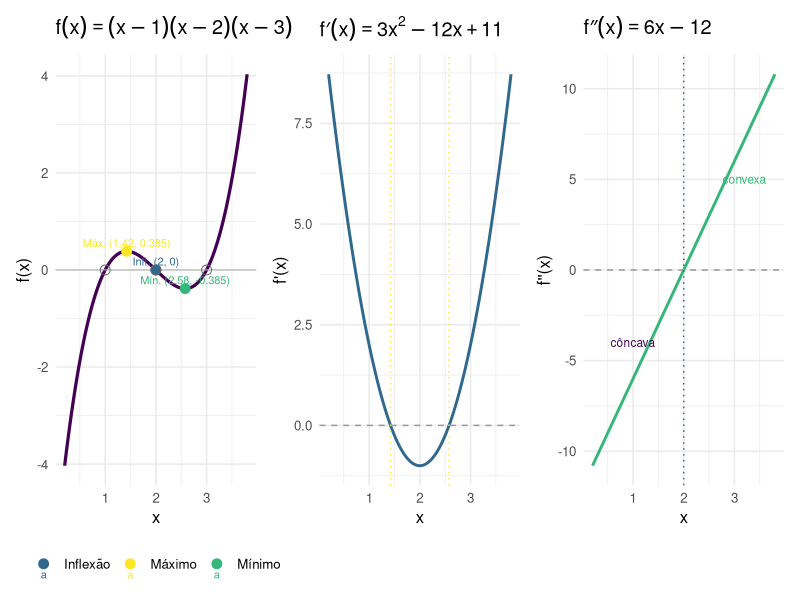
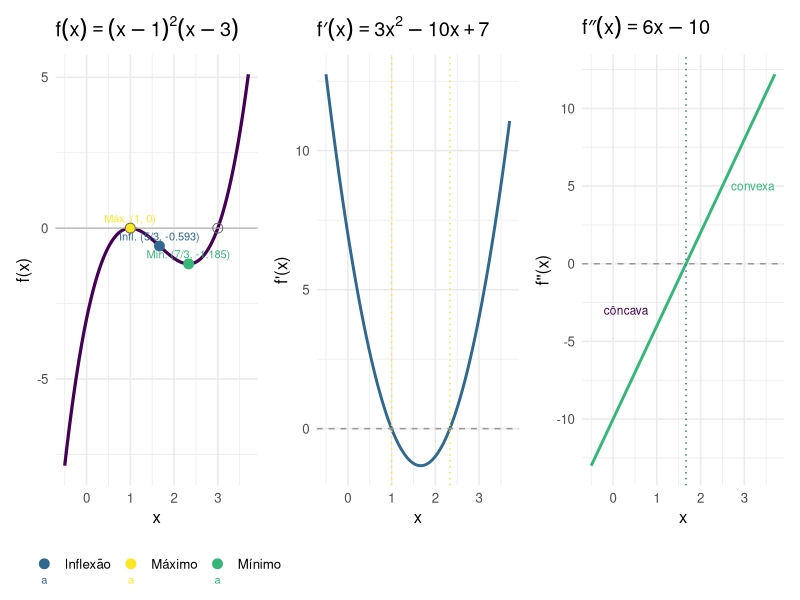
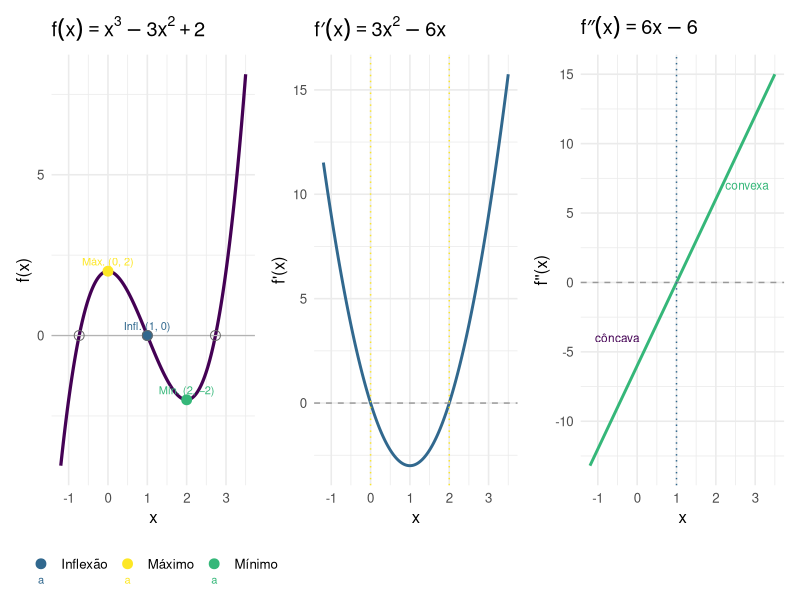

These figures' R source, in order:
## ---- chunk 1
#| label: fig-teste1-q3
#| fig-cap: "Análise completa de $f(x) = (x-1)(x-2)(x-3)$: máximo local, mínimo local, ponto de inflexão e zeros."
#| fig-align: center
#| fig-width: 10
#| fig-height: 3.8

library(ggplot2)
library(patchwork)

base_t <- theme_minimal(base_size = 12)

x  <- seq(0.2, 3.8, length.out = 400)
x1 <- 2 - sqrt(3)/3
x2 <- 2 + sqrt(3)/3
f  <- function(x) (x-1)*(x-2)*(x-3)
fp <- function(x) 3*x^2 - 12*x + 11
fpp<- function(x) 6*x - 12

df <- data.frame(x = x, y = f(x), yp = fp(x), ypp = fpp(x))

criticos <- data.frame(
  x     = c(x1, 2, x2),
  y     = c(f(x1), 0, f(x2)),
  label = c(sprintf("Máx. (%.2f, %.3f)", x1, f(x1)),
            "Infl. (2, 0)",
            sprintf("Mín. (%.2f, %.3f)", x2, f(x2))),
  tipo  = c("Máximo", "Inflexão", "Mínimo")
)

zeros <- data.frame(x = c(1, 2, 3), y = 0,
                    label = c("x=1","x=2","x=3"))

p1 <- ggplot(df, aes(x, y)) +
  geom_line(color = "#440154", linewidth = 1.1) +
  geom_hline(yintercept = 0, color = "gray70", linewidth = 0.4) +
  geom_point(data = criticos, aes(x, y, color = tipo), size = 3) +
  geom_text(data = criticos, aes(x, y + 0.04, label = label, color = tipo),
            size = 2.8, vjust = -0.3) +
  geom_point(data = zeros, aes(x, y), shape = 1, size = 3, color = "gray40") +
  scale_color_manual(values = c("Máximo" = "#FDE725",
                                 "Inflexão" = "#31688e",
                                 "Mínimo" = "#35b779")) +
  labs(title = expression(f(x) == (x-1)(x-2)(x-3)),
       x = "x", y = "f(x)", color = NULL) +
  theme_minimal(base_size = 12) +
  theme(legend.position = "bottom")

p2 <- ggplot(df, aes(x, yp)) +
  geom_line(color = "#31688e", linewidth = 1) +
  geom_hline(yintercept = 0, linetype = "dashed", color = "gray60") +
  geom_vline(xintercept = c(x1, x2), linetype = "dotted", color = "#FDE725") +
  labs(title = expression(f*minute(x) == 3*x^2 - 12*x + 11),
       x = "x", y = "f'(x)") + base_t

p3 <- ggplot(df, aes(x, ypp)) +
  geom_line(color = "#35b779", linewidth = 1) +
  geom_hline(yintercept = 0, linetype = "dashed", color = "gray60") +
  geom_vline(xintercept = 2, linetype = "dotted", color = "#31688e") +
  annotate("text", x = 1.0, y = -4, label = "côncava", color = "#440154", size = 3) +
  annotate("text", x = 3.2, y = 5,  label = "convexa", color = "#35b779", size = 3) +
  labs(title = expression(f*second(x) == 6*x - 12),
       x = "x", y = "f''(x)") + base_t

p1 + p2 + p3
## ---- chunk 2
#| label: fig-teste1-2025-q3
#| fig-cap: "Análise completa de $f(x) = (x-1)^2(x-3)$: máximo local em $x=1$ (raiz dupla — a curva tangencia o eixo), mínimo local em $x=7/3$ e ponto de inflexão em $x=5/3$."
#| fig-align: center
#| fig-width: 10
#| fig-height: 3.8

library(ggplot2)
library(patchwork)

base_t <- theme_minimal(base_size = 12)

x   <- seq(-0.5, 3.7, length.out = 400)
f   <- function(x) (x-1)^2*(x-3)
fp  <- function(x) 3*x^2 - 10*x + 7
fpp <- function(x) 6*x - 10

df <- data.frame(x = x, y = f(x), yp = fp(x), ypp = fpp(x))

criticos <- data.frame(
  x     = c(1, 5/3, 7/3),
  y     = c(f(1), f(5/3), f(7/3)),
  label = c("Máx. (1, 0)",
            sprintf("Infl. (5/3, %.3f)", f(5/3)),
            sprintf("Mín. (7/3, %.3f)", f(7/3))),
  tipo  = c("Máximo", "Inflexão", "Mínimo")
)

zeros_df <- data.frame(x = c(1, 3), y = 0)

p1 <- ggplot(df, aes(x, y)) +
  geom_line(color = "#440154", linewidth = 1.1) +
  geom_hline(yintercept = 0, color = "gray70", linewidth = 0.4) +
  geom_point(data = criticos, aes(x, y, color = tipo), size = 3) +
  geom_text(data = criticos, aes(x, y, label = label, color = tipo),
            size = 2.8, vjust = -0.7) +
  geom_point(data = zeros_df, aes(x, y), shape = 1, size = 3, color = "gray40") +
  scale_color_manual(values = c("Máximo" = "#FDE725",
                                 "Inflexão" = "#31688e",
                                 "Mínimo" = "#35b779")) +
  labs(title = expression(f(x) == (x-1)^2*(x-3)),
       x = "x", y = "f(x)", color = NULL) +
  theme_minimal(base_size = 12) +
  theme(legend.position = "bottom")

p2 <- ggplot(df, aes(x, yp)) +
  geom_line(color = "#31688e", linewidth = 1) +
  geom_hline(yintercept = 0, linetype = "dashed", color = "gray60") +
  geom_vline(xintercept = c(1, 7/3), linetype = "dotted", color = "#FDE725") +
  labs(title = expression(f*minute(x) == 3*x^2 - 10*x + 7),
       x = "x", y = "f'(x)") + base_t

p3 <- ggplot(df, aes(x, ypp)) +
  geom_line(color = "#35b779", linewidth = 1) +
  geom_hline(yintercept = 0, linetype = "dashed", color = "gray60") +
  geom_vline(xintercept = 5/3, linetype = "dotted", color = "#31688e") +
  annotate("text", x = 0.3, y = -3, label = "côncava", color = "#440154", size = 3) +
  annotate("text", x = 3.2, y = 5, label = "convexa", color = "#35b779", size = 3) +
  labs(title = expression(f*second(x) == 6*x - 10),
       x = "x", y = "f''(x)") + base_t

p1 + p2 + p3
## ---- chunk 3
#| label: fig-teste2026-q3
#| fig-cap: "Análise completa de $f(x) = x^3 - 3x^2 + 2$: máximo local, mínimo local, ponto de inflexão e zeros."
#| fig-align: center
#| fig-width: 10
#| fig-height: 3.8

library(ggplot2)
library(patchwork)

base_t <- theme_minimal(base_size = 12)

x   <- seq(-1.2, 3.5, length.out = 400)
f   <- function(x) x^3 - 3*x^2 + 2
fp  <- function(x) 3*x^2 - 6*x
fpp <- function(x) 6*x - 6

df <- data.frame(x = x, y = f(x), yp = fp(x), ypp = fpp(x))

x_zeros <- c(1 - sqrt(3), 1, 1 + sqrt(3))

criticos <- data.frame(
  x     = c(0, 1, 2),
  y     = c(f(0), f(1), f(2)),
  label = c("Máx. (0, 2)", "Infl. (1, 0)", "Mín. (2, −2)"),
  tipo  = c("Máximo", "Inflexão", "Mínimo")
)

zeros_df <- data.frame(x = x_zeros, y = 0)

p1 <- ggplot(df, aes(x, y)) +
  geom_line(color = "#440154", linewidth = 1.1) +
  geom_hline(yintercept = 0, color = "gray70", linewidth = 0.4) +
  geom_point(data = criticos, aes(x, y, color = tipo), size = 3) +
  geom_text(data = criticos, aes(x, y, label = label, color = tipo),
            size = 2.8, vjust = -0.7) +
  geom_point(data = zeros_df, aes(x, y), shape = 1, size = 3, color = "gray40") +
  scale_color_manual(values = c("Máximo" = "#FDE725",
                                 "Inflexão" = "#31688e",
                                 "Mínimo" = "#35b779")) +
  labs(title = expression(f(x) == x^3 - 3*x^2 + 2),
       x = "x", y = "f(x)", color = NULL) +
  theme_minimal(base_size = 12) +
  theme(legend.position = "bottom")

p2 <- ggplot(df, aes(x, yp)) +
  geom_line(color = "#31688e", linewidth = 1) +
  geom_hline(yintercept = 0, linetype = "dashed", color = "gray60") +
  geom_vline(xintercept = c(0, 2), linetype = "dotted", color = "#FDE725") +
  labs(title = expression(f*minute(x) == 3*x^2 - 6*x),
       x = "x", y = "f'(x)") + base_t

p3 <- ggplot(df, aes(x, ypp)) +
  geom_line(color = "#35b779", linewidth = 1) +
  geom_hline(yintercept = 0, linetype = "dashed", color = "gray60") +
  geom_vline(xintercept = 1, linetype = "dotted", color = "#31688e") +
  annotate("text", x = -0.5, y = -4, label = "côncava", color = "#440154", size = 3) +
  annotate("text", x = 2.8,  y = 7,  label = "convexa",  color = "#35b779", size = 3) +
  labs(title = expression(f*second(x) == 6*x - 6),
       x = "x", y = "f''(x)") + base_t

p1 + p2 + p3
